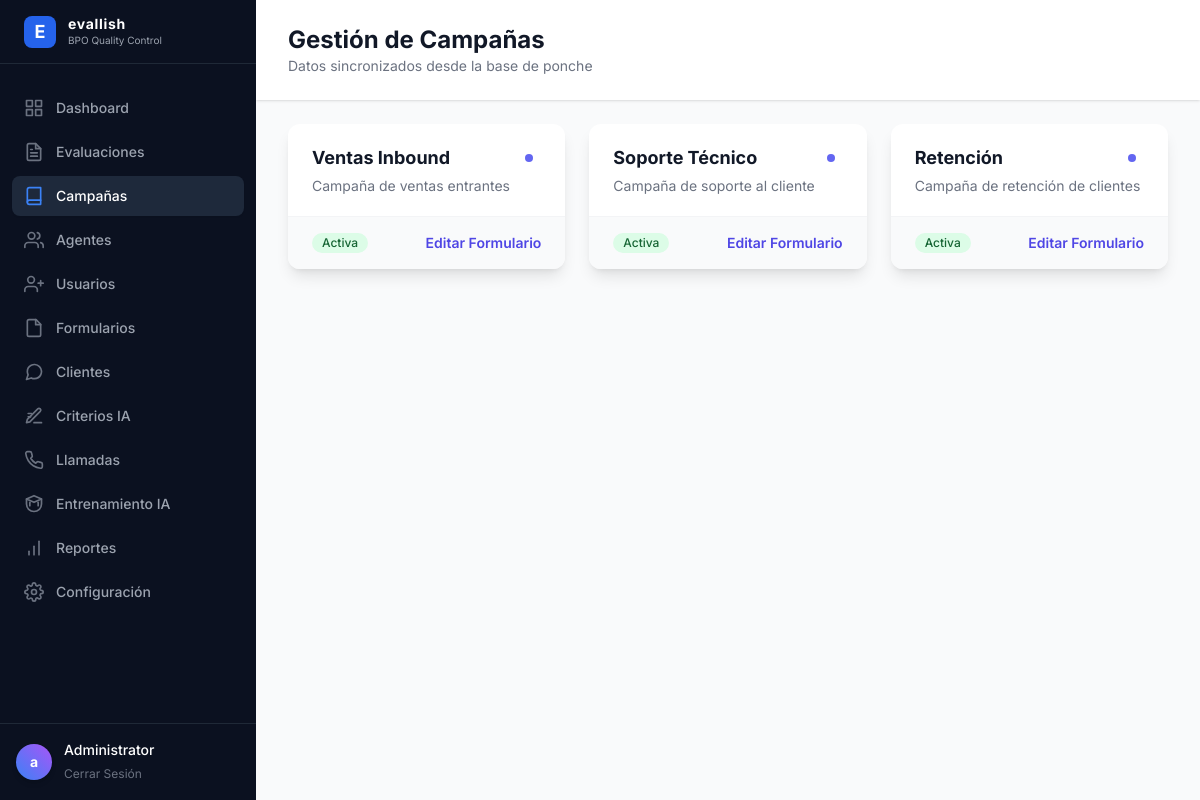
The page /campaigns (signed in) on the database its author committed.
### tables this page shows
CREATE TABLE IF NOT EXISTS campaigns (
    id INT AUTO_INCREMENT PRIMARY KEY,
    name VARCHAR(100) NOT NULL,
    description TEXT,
    active TINYINT(1) DEFAULT 1,
    created_at TIMESTAMP DEFAULT CURRENT_TIMESTAMP,
    updated_at TIMESTAMP DEFAULT CURRENT_TIMESTAMP ON UPDATE CURRENT_TIMESTAMP
);

### src/Controllers/CampaignController.php (called while the page is built, shortened)
<?php
class CampaignController
{
    public function index()
    {
        $campaignModel = new Campaign();
        $campaigns = $campaignModel->getAll();
        require __DIR__ . '/../Views/campaigns/index.php';
    }
}

### src/Router/Router.php (called while the page is built, shortened)
<?php
class Router
{
    private $routes = [];
    public function get($path, $callback)
    {
        $this->routes['GET'][$path] = $callback;
    }
    public function post($path, $callback)
    {
        $this->routes['POST'][$path] = $callback;
    }
    public function resolve()
    {
        $method = $_SERVER['REQUEST_METHOD'];
        $path = parse_url($_SERVER['REQUEST_URI'], PHP_URL_PATH);
        if (isset($this->routes[$method][$path])) {
            $callback = $this->routes[$method][$path];
            if (is_array($callback) && isset($callback[0]) && is_string($callback[0])) {
                $callback[0] = new $callback[0]();
            }
            return call_user_func($callback);
        }
    }
}

### public/index.php (called while the page is built, shortened)
<?php
$router = new Router();
$router->get('/', [DashboardController::class, 'index']);
$router->get('/login', [AuthController::class, 'showLogin']);
$router->post('/login', [AuthController::class, 'login']);
$router->get('/logout', [AuthController::class, 'logout']);
$router->get('/dashboard', [DashboardController::class, 'index']);
$router->get('/campaigns', [CampaignController::class, 'index']);
$router->get('/campaigns/create', [CampaignController::class, 'create']);
$router->post('/campaigns/store', [CampaignController::class, 'store']);
$router->get('/campaigns/edit', [CampaignController::class, 'edit']);
$router->post('/campaigns/update', [CampaignController::class, 'update']);
$router->get('/evaluations', [EvaluationController::class, 'index']);
$router->get('/evaluations/show', [EvaluationController::class, 'show']);
$router->get('/evaluations/export-pdf', [EvaluationController::class, 'exportPdf']);
$router->get('/evaluations/create', [EvaluationController::class, 'create']);
$router->post('/evaluations/store', [EvaluationController::class, 'store']);
$router->get('/evaluations/edit', [EvaluationController::class, 'edit']);
$router->post('/evaluations/update', [EvaluationController::class, 'update']);
$router->post('/evaluations/update-feedback', [EvaluationController::class, 'updateFeedback']);
$router->get('/calls', [\App\Controllers\CallController::class, 'index']);
$router->get('/calls/create', [\App\Controllers\CallController::class, 'create']);
$router->post('/calls/store', [\App\Controllers\CallController::class, 'store']);
$router->get('/calls/show', [\App\Controllers\CallController::class, 'show']);
$router->get('/calls/edit', [\App\Controllers\CallController::class, 'edit']);
$router->post('/calls/update', [\App\Controllers\CallController::class, 'update']);
$router->get('/calls/analyze', [\App\Controllers\CallController::class, 'analyze']);
$router->post('/calls/delete', [\App\Controllers\CallController::class, 'destroy']);
$router->get('/form-templates', [\App\Controllers\FormTemplateController::class, 'index']);
$router->get('/form-templates/create', [\App\Controllers\FormTemplateController::class, 'create']);
$router->post('/form-templates/store', [\App\Controllers\FormTemplateController::class, 'store']);
$router->get('/form-templates/edit', [\App\Controllers\FormTemplateController::class, 'edit']);
$router->post('/form-templates/update', [\App\Controllers\FormTemplateController::class, 'update']);
$router->post('/form-templates/toggle', [\App\Controllers\FormTemplateController::class, 'toggle']);
$router->post('/form-templates/duplicate', [\App\Controllers\FormTemplateController::class, 'duplicate']);
$router->get('/reports', [\App\Controllers\ReportController::class, 'index']);
$router->get('/reports/export-pdf', [\App\Controllers\ReportController::class, 'exportPdf']);
$router->get('/settings', [\App\Controllers\SettingsController::class, 'index']);
$router->post('/settings/qa-permissions', [\App\Controllers\SettingsController::class, 'updateQaPermissions']);
$router->get('/ai-criteria', [AiCriteriaController::class, 'index']);
$router->get('/ai-criteria/edit', [AiCriteriaController::class, 'edit']);
$router->post('/ai-criteria/store', [AiCriteriaController::class, 'store']);
$router->post('/ai-criteria/toggle', [AiCriteriaController::class, 'toggle']);
$router->get('/users', [UserController::class, 'index']);
$router->get('/users/create', [UserController::class, 'create']);
$router->post('/users/store', [UserController::class, 'store']);
$router->get('/users/edit', [UserController::class, 'edit']);
$router->post('/users/update', [UserController::class, 'update']);
$router->post('/users/toggle', [UserController::class, 'toggle']);
$router->get('/users/permissions/{id}', [UserController::class, 'editPermissions']);
$router->post('/users/permissions/{id}', [UserController::class, 'updatePermissions']);
$router->get('/agents', [\App\Controllers\AgentController::class, 'index']);
$router->get('/agents/create', [\App\Controllers\AgentController::class, 'create']);
$router->post('/agents/store', [\App\Controllers\AgentController::class, 'store']);
$router->get('/agents/edit', [\App\Controllers\AgentController::class, 'edit']);
$router->post('/agents/update', [\App\Controllers\AgentController::class, 'update']);
$router->post('/agents/toggle', [\App\Controllers\AgentController::class, 'toggle']);
$router->get('/clients', [CorporateClientController::class, 'index']);
$router->get('/clients/create', [CorporateClientController::class, 'create']);
$router->post('/clients/store', [CorporateClientController::class, 'store']);
$router->get('/clients/edit', [CorporateClientController::class, 'edit']);
$router->post('/clients/update', [CorporateClientController::class, 'update']);
$router->get('/client-portal', [ClientPortalController::class, 'index']);
$router->get('/training', [TrainingController::class, 'index']);
$router->post('/training/scripts/upload', [TrainingController::class, 'uploadScript']);
$router->post('/training/scripts/from-best-call', [TrainingController::class, 'createScriptFromBestCall']);
$router->get('/training/roleplay/start', [TrainingController::class, 'startRoleplay']);
$router->get('/training/roleplay', [TrainingController::class, 'showRoleplay']);
$router->post('/training/roleplay/message', [TrainingController::class, 'sendRoleplayMessage']);
$router->post('/training/roleplay/end', [TrainingController::class, 'endRoleplay']);
$router->post('/training/roleplay/coach-note', [TrainingController::class, 'addCoachNote']);
$router->post('/training/roleplay/feedback/update', [TrainingController::class, 'updateFeedback']);
$router->post('/training/roleplay/plan/save', [TrainingController::class, 'savePlan']);
$router->post('/training/rubrics/create', [TrainingController::class, 'createRubric']);
$router->post('/training/exams/generate', [TrainingController::class, 'generateExam']);
$router->get('/training/exams/view', [TrainingController::class, 'viewExam']);
$router->get('/training/exams/take', [TrainingController::class, 'takeExam']);
$router->post('/training/exams/submit', [TrainingController::class, 'submitExam']);
$router->post('/training/exams/public/enable', [TrainingController::class, 'enablePublicExam']);
$router->post('/training/exams/public/disable', [TrainingController::class, 'disablePublicExam']);
$router->get('/training/exams/public', [TrainingController::class, 'publicExam']);
$router->post('/training/exams/public/submit', [TrainingController::class, 'submitPublicExam']);
$router->resolve();

### src/Config/Database.php (called while the page is built, shortened)
<?php
class Database
{
    private static $instance = null;
    private $conn;
    private function __construct()
    {
        $this->host = $this->getEnv('DB_HOST', '192.185.46.27');
        $this->user = $this->getEnv('DB_USER', 'hhempeos_calidad');
        $this->pass = $this->getEnv('DB_PASS', 'Evallish.2026');
        $this->dbname = $this->getEnv('DB_NAME', 'hhempeos_calidad');
        try {
            $this->conn = new PDO("mysql:host={$this->host};charset=utf8mb4", $this->user, $this->pass);
            $this->conn->setAttribute(PDO::ATTR_ERRMODE, PDO::ERRMODE_EXCEPTION);
            $this->conn->exec("CREATE DATABASE IF NOT EXISTS `{$this->dbname}` CHARACTER SET utf8mb4 COLLATE utf8mb4_unicode_ci");
            $this->conn->exec("USE `{$this->dbname}`");
            $this->conn->setAttribute(PDO::ATTR_DEFAULT_FETCH_MODE, PDO::FETCH_ASSOC);
        } catch (PDOException $e) {
            die("Connection failed: " . $e->getMessage());
        }
    }
    private function getEnv(string $key, string $default = ''): string
    {
        if (isset($_ENV[$key])) {
            return $_ENV[$key];
        }
        return $default;
    }
    public static function getInstance()
    {
        if (!self::$instance) {
            self::$instance = new Database();
        }
        return self::$instance;
    }
    public function getConnection()
    {
        return $this->conn;
    }
}

### src/Config/PoncheDatabase.php (called while the page is built, shortened)
<?php
class PoncheDatabase
{
    private static $instance = null;
    private $conn;
    private function __construct()
    {
        $this->host = $this->getEnv('PONCHE_DB_HOST', '192.185.46.27');
        $this->user = $this->getEnv('PONCHE_DB_USER', 'hhempeos_ponche');
        $this->pass = $this->getEnv('PONCHE_DB_PASS', 'Hugo##2025#');
        $this->dbname = $this->getEnv('PONCHE_DB_NAME', 'hhempeos_ponche');
        try {
            $this->conn = new PDO(
                "mysql:host={$this->host};dbname={$this->dbname};charset=utf8mb4",
                $this->user,
                $this->pass
            );
            $this->conn->setAttribute(PDO::ATTR_ERRMODE, PDO::ERRMODE_EXCEPTION);
            $this->conn->setAttribute(PDO::ATTR_DEFAULT_FETCH_MODE, PDO::FETCH_ASSOC);
        } catch (PDOException $e) {
            die("Ponche connection failed: " . $e->getMessage());
        }
    }
    private function getEnv(string $key, string $default = ''): string
    {
        if (isset($_ENV[$key])) {
            return $_ENV[$key];
        }
        return $default;
    }
    public static function getInstance()
    {
        if (!self::$instance) {
            self::$instance = new PoncheDatabase();
        }
        return self::$instance;
    }
    public function getConnection()
    {
        return $this->conn;
    }
}

### src/Models/Campaign.php (called while the page is built, shortened)
<?php
class Campaign
{
    private $db;
    public function __construct()
    {
        $this->db = Database::getInstance()->getConnection();
    }
    public function getAll()
    {
        $poncheRows = $this->getPoncheCampaigns(false);
        $stmt = $this->db->query("SELECT * FROM campaigns ORDER BY created_at DESC");
        return $stmt->fetchAll();
    }
    private function getPoncheCampaigns(bool $activeOnly): array
    {
        try {
            $ponche = new PoncheCampaign();
            $rows = $activeOnly ? $ponche->getActive() : $ponche->getAll();
            $this->syncFromPonche($rows);
            return $this->normalizePoncheRows($rows);
        } catch (\Throwable $e) {
            return [];
        }
    }
    private function syncFromPonche(array $rows): void
    {
        $stmt = $this->db->prepare("
            INSERT INTO campaigns (id, name, description, active)
            VALUES (?, ?, ?, ?)
            ON DUPLICATE KEY UPDATE
                name = VALUES(name),
                description = VALUES(description),
                active = VALUES(active)
        ");
        foreach ($rows as $row) {
            $stmt->execute([
                $row['id'],
                $row['name'],
                $row['description'] ?? '',
                (int) ($row['is_active'] ?? 1)
            ]);
        }
    }
    private function normalizePoncheRows(array $rows): array
    {
        return array_map([$this, 'normalizePoncheRow'], $rows);
    }
}

### src/Models/PoncheCampaign.php (called while the page is built, shortened)
<?php
class PoncheCampaign
{
    private $db;
    public function __construct()
    {
        $this->db = PoncheDatabase::getInstance()->getConnection();
    }
    public function getAll(): array
    {
        $stmt = $this->db->query("SELECT * FROM campaigns ORDER BY created_at DESC");
        return $stmt->fetchAll();
    }
}

### src/Views/campaigns/index.php (the view, shortened to what this page needs)
<?php require __DIR__ . '/../layouts/header.php'; ?>
<div class="flex h-screen overflow-hidden bg-gray-50">
    <?php require __DIR__ . '/../layouts/sidebar.php'; ?>
    <main class="flex-1 overflow-x-hidden overflow-y-auto bg-gray-50">
        <header class="bg-white shadow">
            <div class="max-w-7xl mx-auto py-6 px-4 sm:px-6 lg:px-8 flex justify-between items-center">
                <div>
                    <h1 class="text-2xl font-bold text-gray-900">Gestión de Campañas</h1>
                    <p class="text-sm text-gray-500">Datos sincronizados desde la base de ponche</p>
                </div>
            </div>
        </header>
        <div class="max-w-7xl mx-auto py-6 sm:px-6 lg:px-8">
            <div class="grid grid-cols-1 gap-6 sm:grid-cols-2 lg:grid-cols-3">
                <?php foreach ($campaigns as $campaign): ?>
                    <?php
                    $active = (int) ($campaign['active'] ?? $campaign['is_active'] ?? 1) === 1;
                    $color = $campaign['color'] ?? '#6366f1';
                    ?>
                    <div
                        class="bg-white overflow-hidden shadow-lg rounded-xl hover:shadow-xl transition-shadow duration-300">
                        <div class="px-6 py-5 border-b border-gray-100">
                            <div class="flex items-center justify-between">
                                <h3 class="text-lg font-bold text-gray-900">
                                    <?php echo htmlspecialchars($campaign['name']); ?>
                                </h3>
                                <span class="inline-flex items-center text-xs font-medium text-gray-600">
                                    <span class="inline-block h-2 w-2 rounded-full mr-2" style="background: <?php echo htmlspecialchars($color); ?>"></span>
                                </span>
                            </div>
                            <p class="text-sm text-gray-500 mt-1">
                                <?php echo htmlspecialchars($campaign['description'] ?? ''); ?>
                            </p>
                        </div>
                        <div class="px-6 py-4 bg-gray-50">
                            <div class="flex justify-between items-center">
                                <span
                                    class="inline-flex items-center px-2.5 py-0.5 rounded-full text-xs font-medium <?php echo $active ? 'bg-green-100 text-green-800' : 'bg-red-100 text-red-800'; ?>">
                                    <?php echo $active ? 'Activa' : 'Inactiva'; ?>
                                </span>
                                <a href="<?php echo \App\Config\Config::BASE_URL; ?>form-templates/create?campaign_id=<?php echo $campaign['id']; ?>"
                                    class="text-indigo-600 hover:text-indigo-900 text-sm font-semibold">Editar
                                    Formulario</a>
                            </div>
                        </div>
                    </div>
                <?php endforeach; ?>
            </div>
        </div>
    </main>
</div>
<?php require __DIR__ . '/../layouts/footer.php'; ?>

### rows shown on the page
campaigns: name "Ventas Inbound", description "Campaña de ventas entrantes", active "Activa"
campaigns: name "Soporte Técnico", description "Campaña de soporte al cliente", active "Activa"
campaigns: name "Retención", description "Campaña de retención de clientes", active "Activa"

### other values the page prints
$item['label'] "Dashboard"
$item['label'] "Evaluaciones"
$item['label'] "Campañas"
$item['label'] "Agentes"
$item['label'] "Usuarios"
$item['label'] "Formularios"
$item['label'] "Clientes"
$item['label'] "Criterios IA"
$item['label'] "Llamadas"
$item['label'] "Entrenamiento IA"
$item['label'] "Reportes"
$item['label'] "Configuración"
substr($_SESSION['user']['username'] ?? 'U', 0, 1) "a"
$_SESSION['user']['full_name'] "Administrator"
